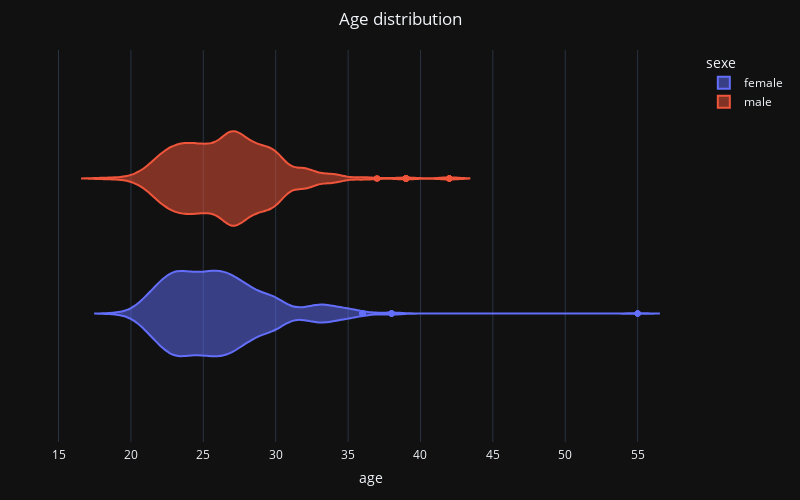

This figure's notebook cell:
### Code cell
# Display age distribution
fig = px.violin(df, 
             x="age",
             color = "sexe",
             title= "Age distribution"
             )

fig.update_layout(title_x = 0.5,
                  autosize = True,
                  width=800,
                  height=500,
                  margin=dict(l=50,r=50,b=50,t=50,pad=4),
                  yaxis_title = 'age',
                  yaxis = {'visible': False},
                  template = 'plotly_dark'
                  )                              
fig.show()

### Figure 1 — Plotly figure (JSON) as saved in the notebook; plotly's stock layout.template omitted (floating-point values rounded to 4 significant figures; data arrays with more than 128 entries replaced by an {"elided": "..."} marker saying what was removed)
{"data": [{"alignmentgroup": "True", "box": {"visible": false}, "hovertemplate": "sexe=female<br>age=%{x}<extra></extra>", "legendgroup": "female", "marker": {"color": "#636efa"}, "name": "female", "offsetgroup": "female", "orientation": "h", "scalegroup": "True", "showlegend": true, "type": "violin", "x": {"elided": "4090 int values"}, "x0": " ", "xaxis": "x", "y0": " ", "yaxis": "y"}, {"alignmentgroup": "True", "box": {"visible": false}, "hovertemplate": "sexe=male<br>age=%{x}<extra></extra>", "legendgroup": "male", "marker": {"color": "#EF553B"}, "name": "male", "offsetgroup": "male", "orientation": "h", "scalegroup": "True", "showlegend": true, "type": "violin", "x": {"elided": "4090 int values"}, "x0": " ", "xaxis": "x", "y0": " ", "yaxis": "y"}], "layout": {"autosize": true, "height": 500, "legend": {"title": {"text": "sexe"}, "tracegroupgap": 0}, "margin": {"b": 50, "l": 50, "pad": 4, "r": 50, "t": 50}, "title": {"text": "Age distribution", "x": 0.5}, "violinmode": "group", "width": 800, "xaxis": {"anchor": "y", "domain": [0, 1], "title": {"text": "age"}}, "yaxis": {"anchor": "x", "domain": [0, 1], "title": {"text": "age"}, "visible": false}}}
